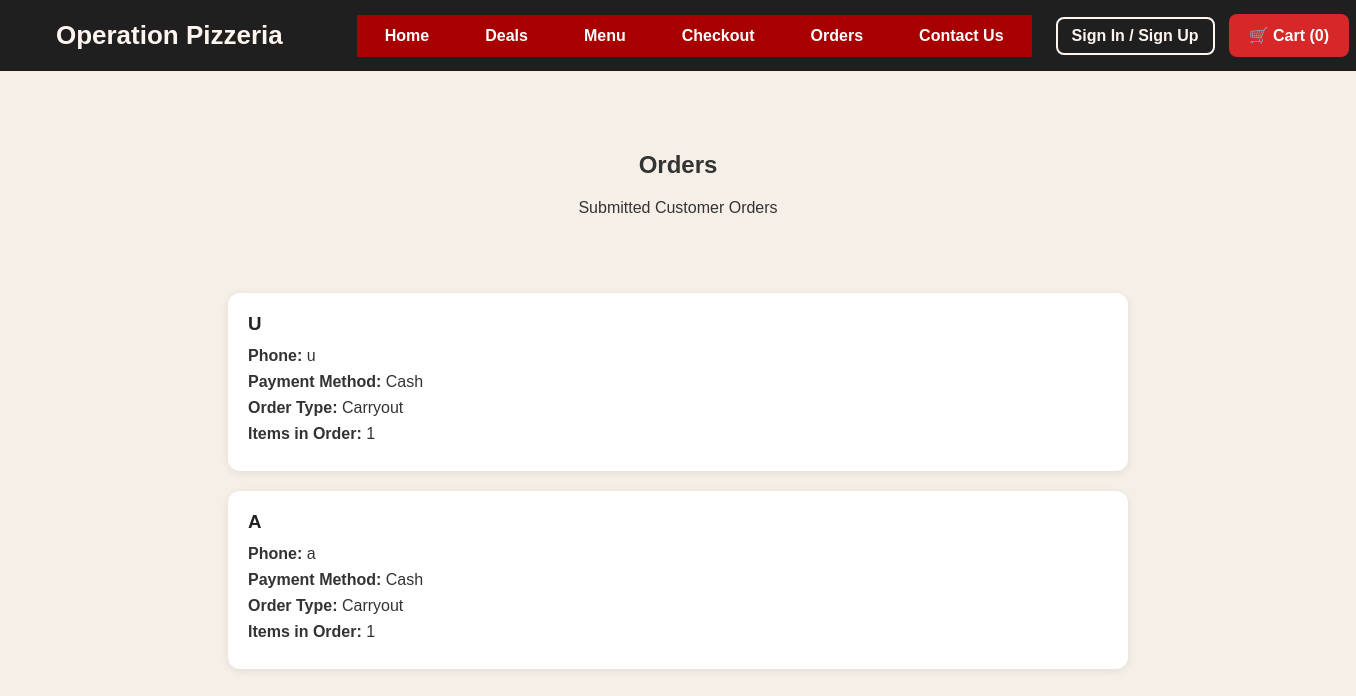
The page /orders on the database as committed earlier.
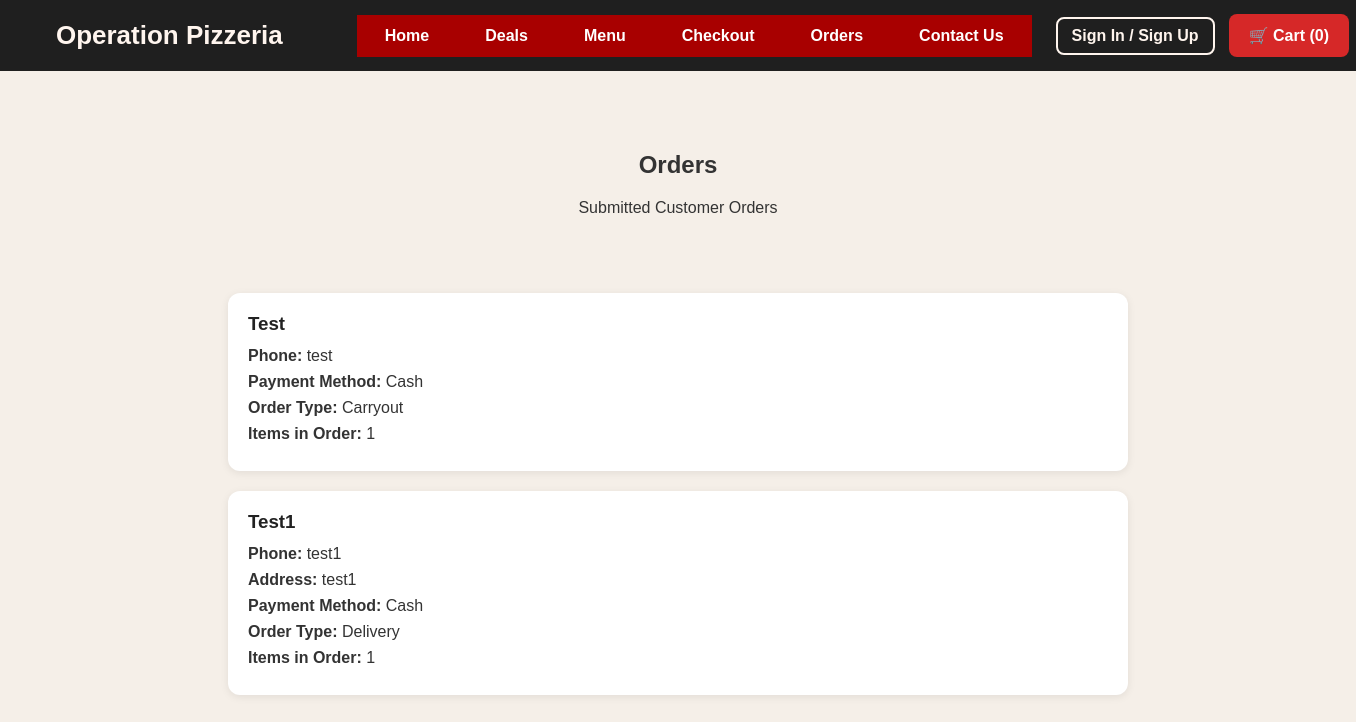
The same page on the database as committed later.
### tables this page shows
CREATE TABLE orders (
        order_id INTEGER PRIMARY KEY AUTOINCREMENT,
        customer_name TEXT NOT NULL,
        phone TEXT NOT NULL,
        pizza_type TEXT NOT NULL,
        pizza_size TEXT NOT NULL,
        quantity INTEGER NOT NULL,
        address TEXT NOT NULL,
        payment_method TEXT NOT NULL,
        order_type TEXT NOT NULL
    );

### app.py (the view)
@app.route("/orders")
def orders():
    conn = get_db_connection()
    orders = conn.execute("SELECT * FROM orders").fetchall()
    conn.close()
    return render_template(
        "orders.html",
        orders=orders,
        cart_count=get_cart_count()
    )

### app.py (called while the page is built, shortened)
def get_db_connection():
    conn = sqlite3.connect("pizzeria.db")
    conn.row_factory = sqlite3.Row
    return conn

@app.before_request
def load_logged_in_user():
    user_id = session.get("user_id")
    if user_id is None:
        g.user = None

def get_cart_count():
    cart = session.get("cart", [])
    return len(cart)

### templates/orders.html
{% extends "base.html" %}
{% block content %}
    <main class="hero">
        <h2>Orders</h2>
        <p>Submitted Customer Orders</p>
    </main>
    <section class="orders-list">
        {% if orders %}
            {% for order in orders %}
                <div class="order-card">
                    <h3>{{ order.customer_name|title }}</h3>
                    <p><strong>Phone:</strong> {{ order.phone }}</p>
                    {% if order.order_type != "carryout" %}
                        <p><strong>Address:</strong> {{ order.address or "Not provided" }}</p>
                    {% endif %}
                    <p><strong>Payment Method:</strong> {{ order.payment_method|title }}</p>
                    <p><strong>Order Type:</strong> {{ order.order_type|title }}</p>
                    <p><strong>Items in Order:</strong> {{ order.quantity }}</p>
                </div>
            {% endfor %}
        {% else %}
            <div class="order-card">
                <p>No orders have been submitted yet.</p>
            </div>
        {% endif %}
    </section>
{% endblock %}

Rows that differ between the two databases and show on the page:
changed orders "Carryout": customer_name "U" → "Test"; phone "u" → "test"
changed orders: customer_name "A" → "Test1"; phone "a" → "test1"; address (not shown) → "test1"; order_type "Carryout" → "Delivery"
